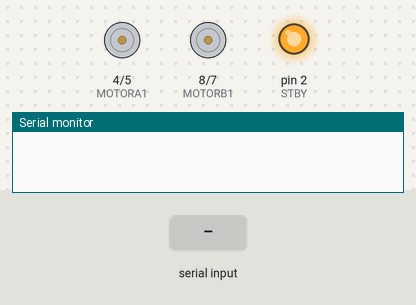
The sketch below on a simulated Arduino Uno, built with avr-gcc and run on an emulated ATmega328P. Parts: motor-driver pin pairs drawn as motors (green arrow = first pin HIGH = forward, orange = second pin HIGH = backward, longer = more drive, scaled by the enable pin, stopped while the standby pin is LOW), output pins drawn as LEDs (lit = HIGH), the last lines printed to the serial monitor. Inputs (shaded band) come from the test bench.

Above: at 1.2 s.
1.3 s: "a" received over the second serial link
At 1.7 s:
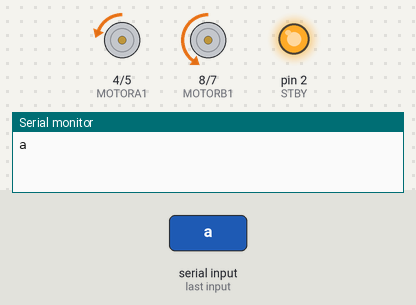
2.8 s: "w" received over the second serial link
At 4.0 s:
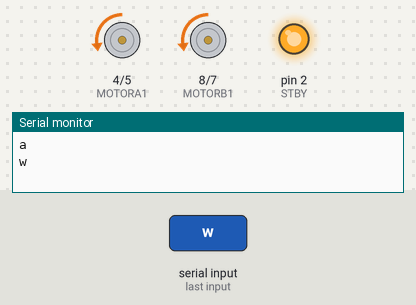
4.3 s: "s" received over the second serial link
At 5.2 s:
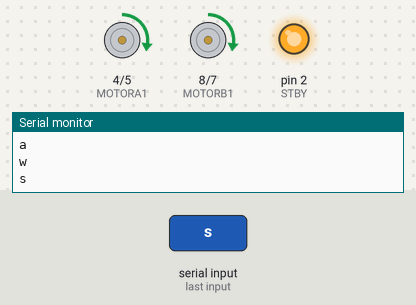
5.8 s: "d" received over the second serial link
At 6.4 s:
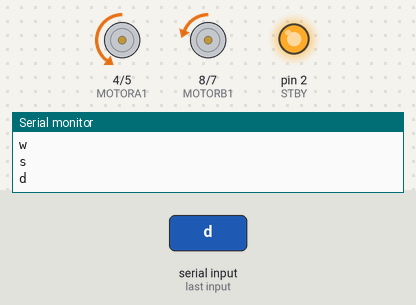
Timing chart, 0 to 8.3 s (numbered marks = the images above; inputs shaded):
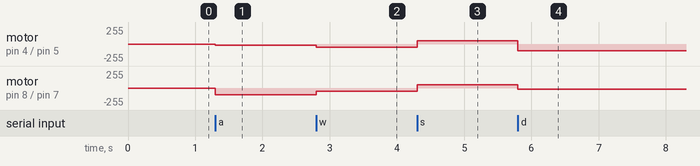

The sketch:

moduloB.ino
```cpp
#include <SoftwareSerial.h>

int STBY = 2;
char instruccion;

//Motores
int PWMA = 3;
int MOTORA1 = 4;
int MOTORA2 = 5;

int PWMB =11;
int MOTORB1 =8;
int MOTORB2 =7;


SoftwareSerial blue(12,10);
void setup()
{
  Serial.begin(9600);
  blue.begin(9600);
  pinMode(MOTORB1, OUTPUT);
  pinMode(MOTORB2, OUTPUT);
  pinMode(STBY, OUTPUT);
  pinMode(PWMB, OUTPUT);
  pinMode(PWMA, OUTPUT);
  pinMode(MOTORA1, OUTPUT);
  pinMode(MOTORA2, OUTPUT);

  //
  digitalWrite(STBY,1);

}

void loop()
{
  while(blue.available())
  {
    instruccion = blue.read();
    Serial.println(instruccion);
    switch(instruccion){
      case 'a':
      GiroI();
      break;
      case 'w':
      avanzar();
      break;
      case 's':
      retroceder();
      break;
      case 'd':
      GiroD();
      break;
    }
  }
  while(Serial.available()){
    instruccion = Serial.read();
    blue.print(instruccion);

  }
}

void retroceder(){
   digitalWrite(MOTORB1, 1);
   digitalWrite(MOTORB2, 0);
   analogWrite(PWMB, 50);
   digitalWrite(MOTORA1, 1);
   digitalWrite(MOTORA2, 0);
   analogWrite(PWMA, 50);
   delay(80);
}


void avanzar(){
   digitalWrite(MOTORB1, 0);
   digitalWrite(MOTORB2, 1);
   analogWrite(PWMB, 50);
   digitalWrite(MOTORA1, 0);
   digitalWrite(MOTORA2, 1);
   analogWrite(PWMA, 50);
   delay(80);
}


void GiroD(){
   digitalWrite(MOTORB1, 0);
   digitalWrite(MOTORB2, 1);
   analogWrite(PWMB, 20);
   digitalWrite(MOTORA1, 0);
   digitalWrite(MOTORA2, 1);
   analogWrite(PWMA, 100);
   delay(80);
}


void GiroI(){
   digitalWrite(MOTORB1, 0);
   digitalWrite(MOTORB2, 1);
   analogWrite(PWMB, 100);
   digitalWrite(MOTORA1, 0);
   digitalWrite(MOTORA2, 1);
   analogWrite(PWMA, 20);
   delay(80);
}
```

Measured:
- after the input at 1.3 s, motor on pin 4 (MOTORA1) / pin 5 (MOTORA2): stopped → backward 20/255 at once; motor on pin 8 (MOTORB1) / pin 7 (MOTORB2): stopped → backward 100/255 at once
- after the input at 2.8 s, motor on pin 4 (MOTORA1) / pin 5 (MOTORA2): backward 20/255 → backward 50/255 at once; motor on pin 8 (MOTORB1) / pin 7 (MOTORB2): backward 100/255 → backward 50/255 at once
- after the input at 4.3 s, motor on pin 4 (MOTORA1) / pin 5 (MOTORA2), motor on pin 8 (MOTORB1) / pin 7 (MOTORB2): backward 50/255 → forward 50/255 at once
- after the input at 5.8 s, motor on pin 4 (MOTORA1) / pin 5 (MOTORA2): forward 50/255 → backward 100/255 at once; motor on pin 8 (MOTORB1) / pin 7 (MOTORB2): forward 50/255 → backward 20/255 at once
